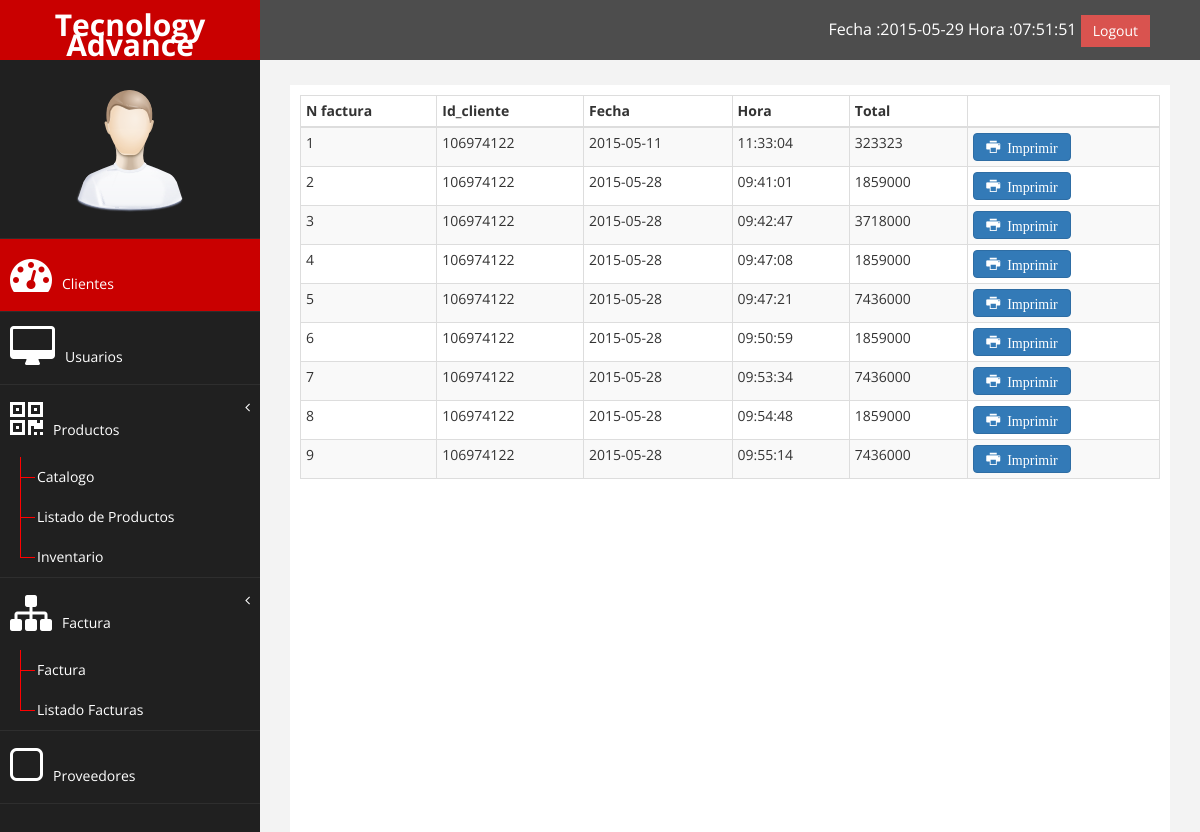
The page /index.php/Listado_factura (signed in) on the database as committed earlier.
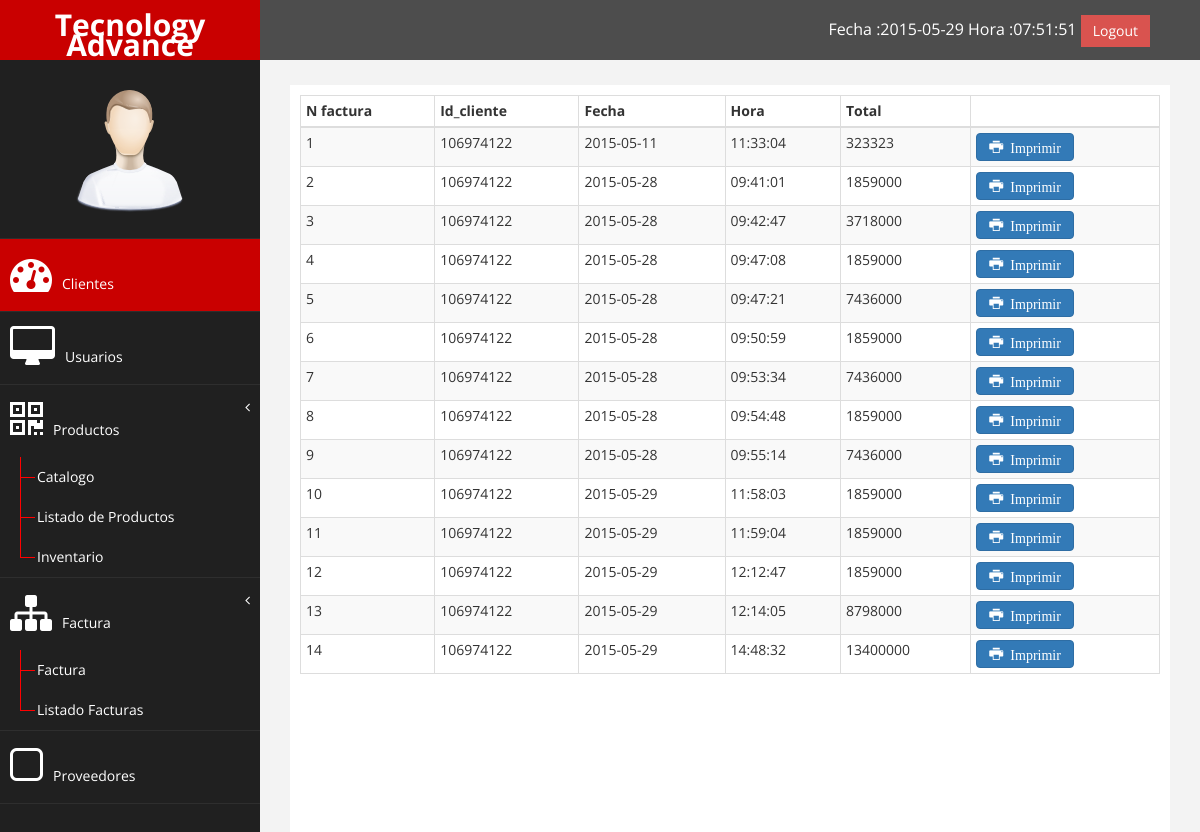
The same page on the database as committed later.
### tables this page shows
CREATE TABLE IF NOT EXISTS `factura` (
  `id_factura` int(11) NOT NULL AUTO_INCREMENT,
  `id_cliente` varchar(20) DEFAULT NULL,
  `fecha` date DEFAULT NULL,
  `hora` time DEFAULT NULL,
  `id_usuario` varchar(20) DEFAULT NULL,
  `total` int(11) DEFAULT NULL,
  PRIMARY KEY (`id_factura`),
  KEY `id_usuario` (`id_usuario`),
  KEY `id_cliente` (`id_cliente`)
);

### controlador.php (called while the page is built, shortened)
<?php
class Controlador{
function Listado_factura_action(){
      $facturas2 = new Factura();
      $facturas2 =$facturas2->Consultar_facturas();
       require "Plantillas/listar_facturas.php";
}
}
?>

### Modelos/conexion.php (called while the page is built, shortened)
<?php
class Conexion_DB {
private $registro = array();
 function conectar_base_de_datos(){
	 $this->conexion=mysqli_connect("localhost","root","","tecnologyadvance");
   return $this->conexion;
   }
   function Estrae_todo_registro($tabla){
       $this->consulta = "SELECT * FROM $tabla";
       $this->resultado = mysqli_query($this->conectar_base_de_datos(),  $this->consulta);
    while ( $this->fila = mysqli_fetch_assoc( $this->resultado)) {
       $this->registro[] =  $this->fila;
    }
    return     $this->registro;
  }
}
?>

### Modelos/factura.php (called while the page is built, shortened)
<?php
class Factura extends Conexion_DB{
function Consultar_facturas(){
 $this->extraido=$this->Estrae_todo_registro("factura");
 return $this->extraido;
}
}
?>

### Plantillas/listar_facturas.php (the view, shortened to what this page needs)
<table id="hola" class="table table-striped table-bordered table-condensed table-hover display color2 " cellspacing="0" width="100%">
  <thead>
  <tr>
           <th>N factura</th>
           <th>Id_cliente</th>
           <th>Fecha</th>
           <th>Hora</th>
           <th>Total</th>
           <th>
  </tr>
    </thead>
     <tbody id="Fila">
         <?php foreach($facturas2 as $row){ ?>
        <tr id="<?php echo $row['id_factura'];?>">
        <td ><?php echo $row['id_factura'];?></td>
        <td id="1"><?php echo $row['id_cliente'];?></td>
        <td id="3"><?php echo $row['fecha'];?></td>
        <td id="3"><?php echo $row['hora'];?></td>
        <td id="3"><?php echo $row['total'];?></td>
        <td><a href="imprimir?n_fact=<?php echo $row['id_factura'];?>" class="btn btn-primary icon icon-print">  Imprimir</a></td>
      </tr>
      <?php }  ?>
     </tbody>
</table>
<?php $contenido=ob_get_clean();
require "base2.php";
?>

### index.php (shortened to what this page needs)
<?php
require "Modelos/conexion.php";
require "controlador.php";
require "Modelos/factura.php";
$URI=$_SERVER['REQUEST_URI'];
$URI = explode("?", $URI);
$controlador = new Controlador();
switch ($URI[0]) {
		case '/TecnologyAdvance/index.php/Listado_factura':
	        $controlador->Listado_factura_action();
		break;
	}

### base2.php (shortened to what this page needs)
<!DOCTYPE html>
<html lang="es">
    <head>
    <link href="/TecnologyAdvance/css/bootstrap.css" rel="stylesheet" />
    <link href="/TecnologyAdvance/assets/css/font-awesome.css" rel="stylesheet" />
    <link href="/assets/js/morris/morris-0.4.3.min.css" rel="stylesheet" />
    <link href="/TecnologyAdvance/css/font.css" rel="stylesheet" />
    <link rel="stylesheet" type="text/css" href="/TecnologyAdvance/css/estilos2.css">
    <link href="/TecnologyAdvance/assets/css/custom.css" rel="stylesheet" />
</head>
<body>
    <div id="wrapper">
        <nav class="navbar navbar-default navbar-cls-top " role="navigation" style="margin-bottom: 0">
            <div class="navbar-header">
                <a class="navbar-brand" href="perfil">Tecnology Advance</a>
            </div>
    <div style="color: white;
padding: 15px 50px 5px 50px;
float: right;
font-size: 16px;"><?php date_default_timezone_set('America/Bogota'); echo "Fecha :".strftime("%Y-%m-%d"); echo "   "."Hora :".date("H:i:s"); ?> <a href="salir" class="btn btn-danger square-btn-adjust">Logout</a> </div>
        </nav>
                <nav class="navbar-default navbar-side" role="navigation">
            <div class="sidebar-collapse">
                <ul class="nav" id="main-menu">
                <li class="text-center">
                    <img src="/TecnologyAdvance/assets/img/find_user.png" class="user-image img-responsive"/>
                    </li>
                    <li>
                        <a class="active-menu"  href="clientes"><i class="fa fa-dashboard fa-3x"></i>Clientes</a>
                    </li>
                     <li>
                        <a  href="usuarios"><i class="fa fa-desktop fa-3x"></i>Usuarios</a>
                    </li>
                    <li>
                        <a href="#"><i class="fa fa-qrcode fa-3x"></i>Productos<span class="fa arrow"></span></a>
                        <ul class="nav nav-second-level">
                            <li>
                                <a href="catalogo">Catalogo</a>
                            </li>
                            <li>
                                <a href="productos">Listado de Productos</a>
                            </li>
                            <li>
                                <a href="inventario">Inventario</a>
                            </li>
                        </ul>
                    </li>
                       <li>
                        <a href="factura"><i class="fa fa-sitemap fa-3x"></i>Factura<span class="fa arrow"></span></a>
                        <ul class="nav nav-second-level">
                            <li>
                                <a href="new_factura">Factura</a>
                            </li>
                            <li>
                                <a href="Listado_factura">Listado Facturas</a>
                            </li>
                        </ul>
                      </li>
                      <li  >
                        <a  href="proveedores"><i class="fa fa-square-o fa-3x"></i>Proveedores</a>
                    </li>
                </ul>
            </div>
        </nav>
         <div id="page-wrapper" >
            <div id="page-inner">
               <?php echo $contenido; ?>
        </div>
        </div>
</body>
</html>

### css/estilos2.css (style rules this page uses)
body { font-family:OpenSans-Light; font-size: 140%; }

### assets/css/custom.css (style rules this page uses)
body { font-family: 'Open Sans', sans-serif; }
#wrapper { width: 100%; background:#202020; }
#page-wrapper { padding: 15px 15px; min-height: 600px; background:#F3F3F3; }
#page-inner { width:100%; margin:10px 20px 10px 0px; background-color:#fff!important; padding:10px; min-height:1200px; }
.text-center { text-align:center; }
.square-btn-adjust { border: 0px solid transparent; -webkit-border-radius: 0px; -moz-border-radius: 0px; border-radius: 0px; }
.user-image { margin: 25px auto; -webkit-border-radius: 10px; -moz-border-radius: 10px; border-radius: 10px; max-height:170px; max-width:170px; }
.navbar-cls-top .navbar-brand { color: #fff; background: #C90000; width: 260px; text-align: center; height: 60px; font-size: 30px; font-weight: 700; }
.active-menu { background-color:#C90000!important; }
.arrow { float: right; }
.fa.arrow:before { content: "\f104"; }
.nav-second-level li, .nav-third-level li { border-bottom: none !important; }
.nav-second-level li a { padding-left: 37px; }
.sidebar-collapse , .sidebar-collapse .nav { background:none; }
.sidebar-collapse .nav { padding:0; }
.sidebar-collapse .nav > li > a { color:#fff; background:#202020; text-shadow:none; }
.sidebar-collapse > .nav > li > a { padding:15px 10px; }
.sidebar-collapse > .nav > li { border-bottom: 1px solid rgba(107, 108, 109, 0.19); }
.nav-second-level > li > a:before , .nav-third-level > li > a:before { content:""; display:block; position:absolute; left:20px; width:15px; height:1px; background:#ff0000; top:20px; }
.nav-second-level > li > a:after, .nav-third-level > li > a:after { content:""; display:block; position:absolute; left:20px; width:1px; height:100%; background:#ff0000; top:0px; z-index:10; }
.nav-second-level > li:last-child > a:after, .nav-third-level > li:last-child > a:after { height:50%; }
.navbar-side { border:none; background-color: #202020; }
.navbar-cls-top { background:#4D4D4D; border-bottom:none; }
.navbar-default { border:0px solid black; }
.navbar-header { background: #A70303; }
.nav > li > a > i { margin-right:10px; }
@media (min-width:768px) { #page-wrapper { margin: 0 0 0 260px; padding: 15px 30px; min-height: 1200px; } }
@media (min-width:768px) { .navbar-side { z-index: 1; position: absolute; width: 260px; } }
@media (min-width:768px) { .navbar { border-radius: 0px; } }

Rows that differ between the two databases and show on the page:
added factura: id_factura "10", id_cliente "106974122", fecha "2015-05-29", hora "11:58:03", total "1859000"
added factura: id_factura "11", id_cliente "106974122", fecha "2015-05-29", hora "11:59:04", total "1859000"
added factura: id_factura "12", id_cliente "106974122", fecha "2015-05-29", hora "12:12:47", total "1859000"
added factura: id_factura "13", id_cliente "106974122", fecha "2015-05-29", hora "12:14:05", total "8798000"
added factura: id_factura "14", id_cliente "106974122", fecha "2015-05-29", hora "14:48:32", total "13400000"
